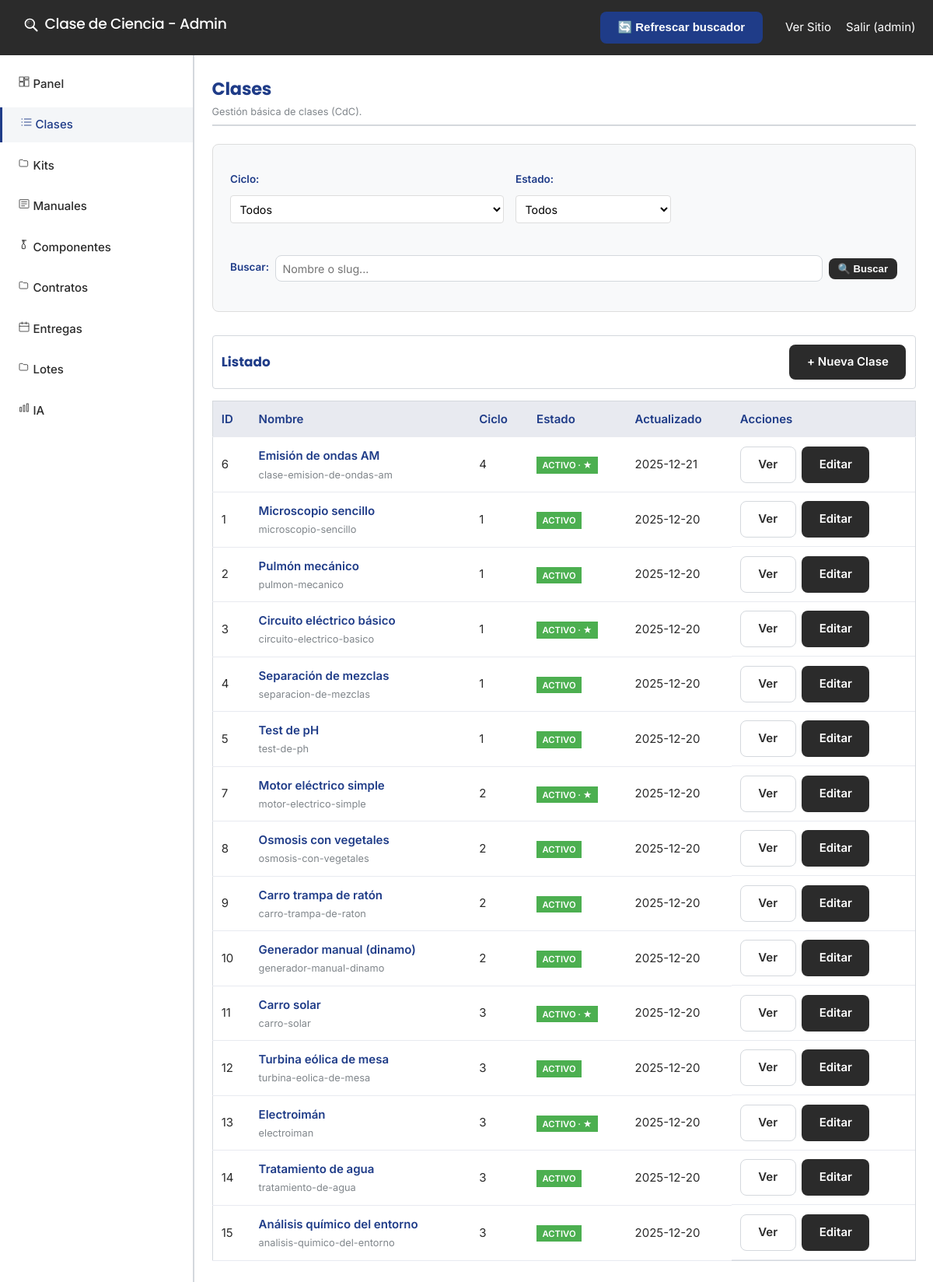
Page /admin/clases/index.php (signed in) on the earlier database version.
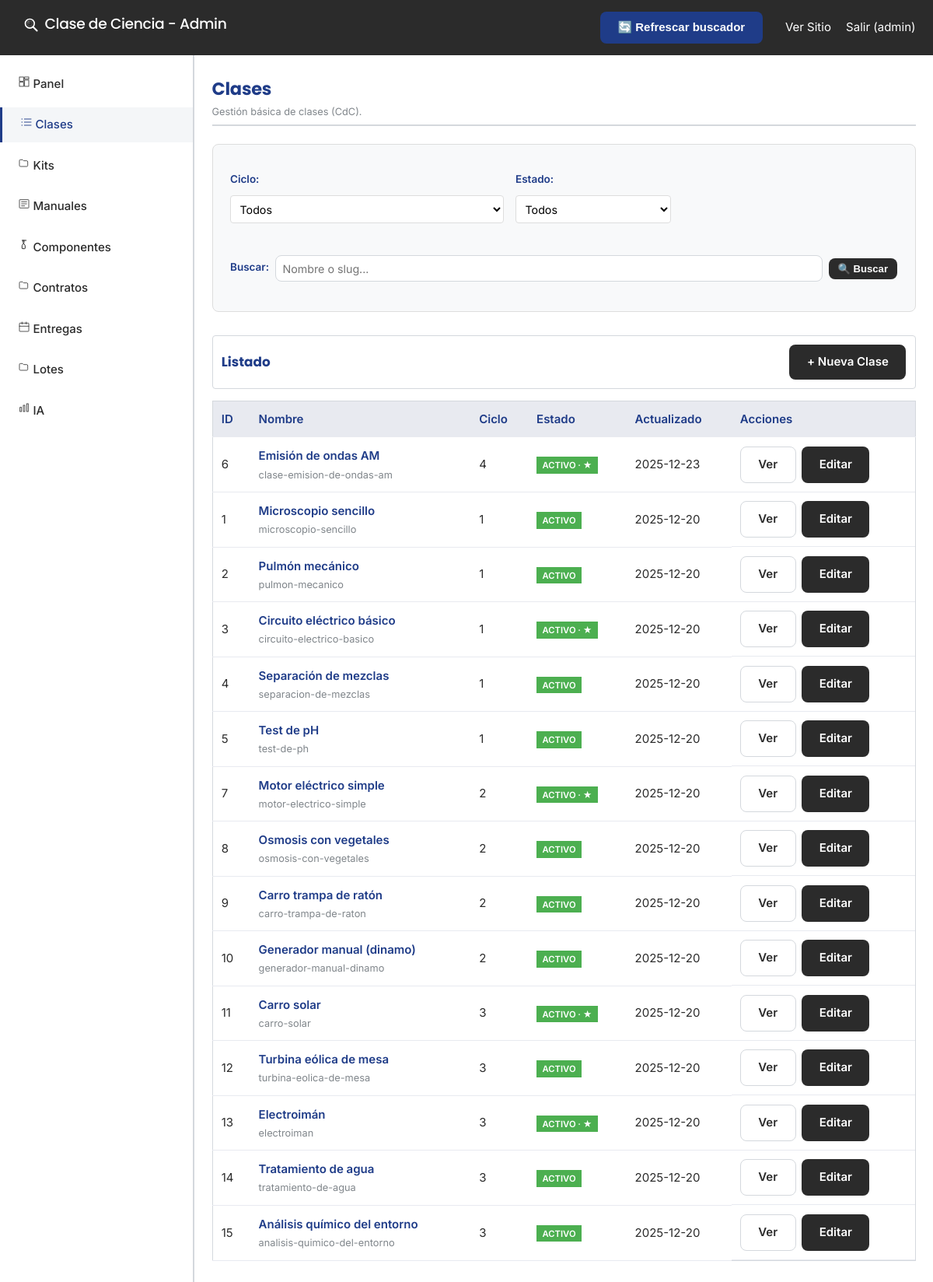
Same page on the later database version.
### tables this page shows
CREATE TABLE `clases` (
  `id` int(11) NOT NULL,
  `nombre` varchar(180) NOT NULL,
  `slug` varchar(180) NOT NULL,
  `ciclo` tinyint(1) NOT NULL,
  `grados` longtext DEFAULT NULL CHECK (json_valid(`grados`)),
  `dificultad` varchar(32) DEFAULT NULL,
  `duracion_minutos` int(11) DEFAULT NULL,
  `resumen` text DEFAULT NULL,
  `objetivo_aprendizaje` text DEFAULT NULL,
  `imagen_portada` varchar(255) DEFAULT NULL,
  `video_portada` varchar(255) DEFAULT NULL,
  `seguridad` longtext DEFAULT NULL CHECK (json_valid(`seguridad`)),
  `seo_title` varchar(160) DEFAULT NULL,
  `seo_description` varchar(255) DEFAULT NULL,
  `activo` tinyint(1) NOT NULL DEFAULT 1,
  `destacado` tinyint(1) NOT NULL DEFAULT 0,
  `orden_popularidad` int(11) NOT NULL DEFAULT 0,
  `status` enum('draft','published') NOT NULL DEFAULT 'draft',
  `published_at` datetime DEFAULT NULL,
  `autor` varchar(120) DEFAULT NULL,
  `contenido_html` mediumtext DEFAULT NULL,
  `created_at` datetime NOT NULL DEFAULT current_timestamp(),
  `updated_at` datetime NOT NULL DEFAULT current_timestamp() ON UPDATE current_timestamp()
);

### admin/clases/index.php (the view, shortened to what this page needs)
<?php
require_once '../auth.php';
$search = isset($_GET['search']) ? trim($_GET['search']) : '';
$params = [];
$where = ['1=1'];
try {
    $sql = "SELECT id, nombre, slug, ciclo, activo, destacado, updated_at FROM clases WHERE " . implode(' AND ', $where) . " ORDER BY updated_at DESC";
    $stmt = $pdo->prepare($sql);
    $stmt->execute($params);
    $clases = $stmt->fetchAll(PDO::FETCH_ASSOC);
} catch (PDOException $e) {
    $clases = [];
}
include '../header.php';
?>
<div class="page-header">
  <h2>Clases</h2>
  <span class="help-text">Gestión básica de clases (CdC).</span>
</div>
<div class="filters-bar">
  <form method="GET" class="filters-form">
    <div class="filter-group">
      <label for="ciclo">Ciclo:</label>
      <select name="ciclo" id="ciclo" onchange="this.form.submit()">
        <option value="">Todos</option>
      </select>
    </div>
    <div class="filter-group">
      <label for="activo">Estado:</label>
      <select name="activo" id="activo" onchange="this.form.submit()">
        <option value="">Todos</option>
      </select>
    </div>
    <div class="filter-group search-group">
      <label for="search">Buscar:</label>
      <input type="text" id="search" name="search" value="<?= htmlspecialchars($search, ENT_QUOTES, 'UTF-8') ?>" placeholder="Nombre o slug..." />
      <button type="submit" class="btn btn-sm">🔍 Buscar</button>
    </div>
  </form>
</div>
<div class="card" style="margin-bottom:1rem;display:flex;justify-content:space-between;align-items:center;">
  <h3 style="margin:0;">Listado</h3>
  <a href="/admin/clases/edit.php" class="btn">+ Nueva Clase</a>
</div>
<?php if (empty($clases)): ?>
  <div class="message info">No hay clases.</div>
  <p><a href="/admin/clases/edit.php" class="btn">Crear Clase</a></p>
<?php else: ?>
  <table class="data-table">
    <thead>
      <tr>
        <th>ID</th>
        <th>Nombre</th>
        <th>Ciclo</th>
        <th>Estado</th>
        <th>Actualizado</th>
        <th>Acciones</th>
      </tr>
    </thead>
    <tbody>
      <?php foreach ($clases as $p): ?>
      <tr>
        <td><?= (int)$p['id'] ?></td>
        <td><strong><?= htmlspecialchars($p['nombre'], ENT_QUOTES, 'UTF-8') ?></strong><br><small class="help-text"><?= htmlspecialchars($p['slug'], ENT_QUOTES, 'UTF-8') ?></small></td>
        <td><?= htmlspecialchars($p['ciclo'], ENT_QUOTES, 'UTF-8') ?></td>
        <td>
          <span style="padding:0.25rem 0.5rem;background:<?= ((int)$p['activo']) ? '#4caf50' : '#ff9800' ?>;color:#fff;font-size:0.75rem;font-weight:600;">
            <?= ((int)$p['activo']) ? 'ACTIVO' : 'INACTIVO' ?><?= ((int)$p['destacado']) ? ' · ★' : '' ?>
          </span>
        </td>
        <td><?= htmlspecialchars(date('Y-m-d', strtotime($p['updated_at'])), ENT_QUOTES, 'UTF-8') ?></td>
        <td class="actions">
          <a href="/<?= htmlspecialchars($p['slug'], ENT_QUOTES, 'UTF-8') ?>" target="_blank" class="btn btn-secondary action-btn">Ver</a>
          <a href="/admin/clases/edit.php?id=<?= (int)$p['id'] ?>" class="btn action-btn">Editar</a>
        </td>
      </tr>
      <?php endforeach; ?>
    </tbody>
  </table>
<?php endif; ?>
<?php include '../footer.php'; ?>

Differences in the rows shown:
changed clases "Emisión de ondas AM": updated_at "2025-12-21" → "2025-12-23"
